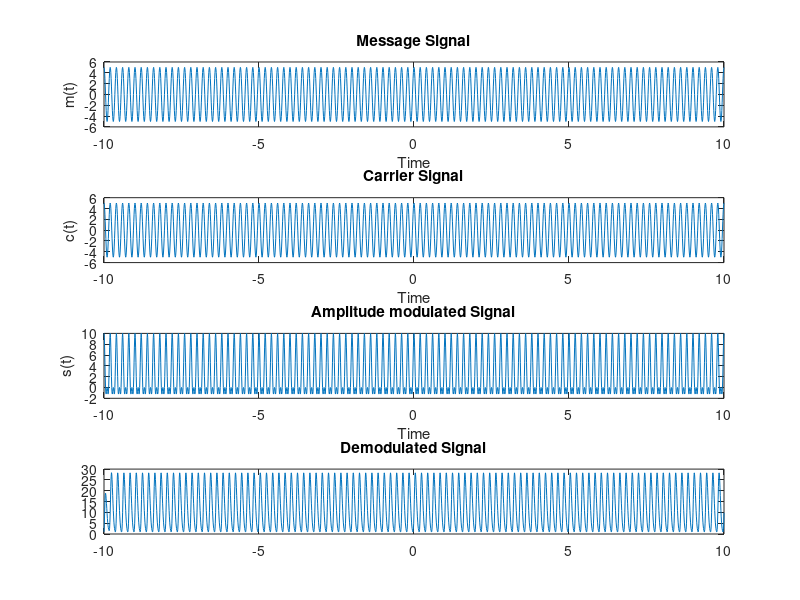
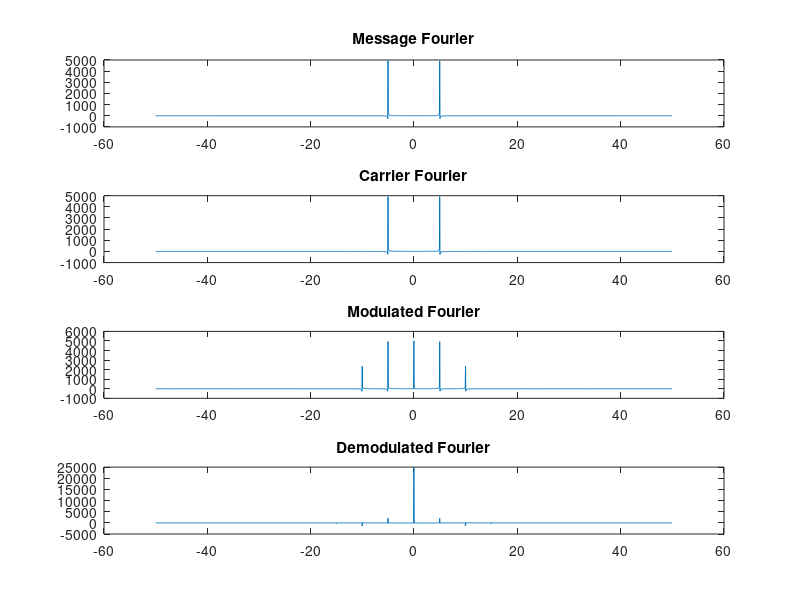

The MATLAB script that drew these images, in order: (Note: this script raises an error after producing the figures.)
% Experiment No: 10
% AMPLITUDE MODULATION AND DEMODULATION
% To generate and detect AM signal and to analyze its frequency spectrum.

%% Amplitude Modulation 
%% 
clear all; 
close all; 
clc; 

% Inputs
fm=input('Enter the message signal frequency in Hz: '); 
%fm=0.5Hz 
Am=input('Enter the amplitude of the message signal: '); 
%Am=1V 
fc=input('Enter the carrier signal frequency in Hz: '); 
%fc=5Hz 
Ac=input('Enter the amplitude of the carrier signal: '); 
%Ac=1V 

t=-10:0.01:10; 
mt=Am*cos(2*pi*fm*t); 
ct=Ac*cos(2*pi*fc*t); 
mod_index=Am/Ac; 

st=Ac*(1+(mod_index)*cos(2*pi*fm*t)).*cos(2*pi*fc*t); 

subplot(4,1,1); 
plot(t,mt); 
xlabel('Time'); 
ylabel('m(t)'); 
title('Message Signal'); 

subplot(4,1,2); 
plot(t,ct); 
xlabel('Time'); 
ylabel('c(t)'); 
title('Carrier Signal'); 

subplot(4,1,3); 
plot(t,st); 
xlabel('Time'); 
ylabel('s(t)'); 
title('Amplitude modulated Signal'); 

[B A]=butter(2,0.1,'low'); 
d=st.*ct; 
fi=filter(B,A,d); 

subplot(4,1,4); 
plot(t,fi); 
%axis([-10 10 -1000 1000]); 
title('Demodulated Signal'); 

fs=100; 
f= -(fs/2):fs/length(t):(fs/2)-(fs/length(t))/2; 

figure;
subplot(4,1,1); 
plot(f,fftshift(fft(mt))); 
title('Message Fourier'); 

subplot(4,1,2); 
plot(f,fftshift(fft(ct))); 
title('Carrier Fourier'); 

subplot(4,1,3); 
plot(f,fftshift(fft(st))); 
title('Modulated Fourier'); 

subplot(4,1,4); 
mt_amplified=mt.*5; 
plot(f,fftshift(fft(fi))); 
title('Demodulated Fourier'); 
LineContent
